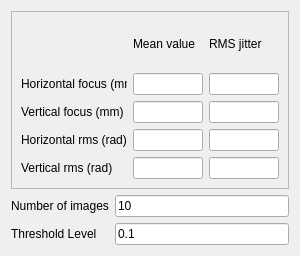
<?xml version="1.0" encoding="UTF-8"?>
<ui version="4.0">
 <class>Form</class>
 <widget class="QWidget" name="Form">
  <property name="geometry">
   <rect>
    <x>0</x>
    <y>0</y>
    <width>300</width>
    <height>256</height>
   </rect>
  </property>
  <property name="minimumSize">
   <size>
    <width>300</width>
    <height>256</height>
   </size>
  </property>
  <property name="maximumSize">
   <size>
    <width>500</width>
    <height>16777215</height>
   </size>
  </property>
  <property name="windowTitle">
   <string>Form</string>
  </property>
  <layout class="QGridLayout" name="gridLayout_2">
   <item row="2" column="0">
    <widget class="QLabel" name="thresholdLabel">
     <property name="text">
      <string>Threshold Level</string>
     </property>
    </widget>
   </item>
   <item row="2" column="1">
    <widget class="QLineEdit" name="thresholdLineEdit">
     <property name="text">
      <string>0.1</string>
     </property>
    </widget>
   </item>
   <item row="0" column="0" colspan="2">
    <widget class="QFrame" name="frame">
     <property name="minimumSize">
      <size>
       <width>250</width>
       <height>150</height>
      </size>
     </property>
     <property name="frameShape">
      <enum>QFrame::StyledPanel</enum>
     </property>
     <property name="frameShadow">
      <enum>QFrame::Raised</enum>
     </property>
     <layout class="QGridLayout" name="gridLayout">
      <item row="0" column="1">
       <widget class="QLabel" name="label">
        <property name="text">
         <string>Mean value</string>
        </property>
       </widget>
      </item>
      <item row="0" column="2">
       <widget class="QLabel" name="label_2">
        <property name="text">
         <string>RMS jitter</string>
        </property>
       </widget>
      </item>
      <item row="1" column="0">
       <widget class="QLabel" name="xFocusLabel">
        <property name="sizePolicy">
         <sizepolicy hsizetype="Expanding" vsizetype="Preferred">
          <horstretch>0</horstretch>
          <verstretch>0</verstretch>
         </sizepolicy>
        </property>
        <property name="minimumSize">
         <size>
          <width>100</width>
          <height>0</height>
         </size>
        </property>
        <property name="font">
         <font>
          <pointsize>9</pointsize>
         </font>
        </property>
        <property name="text">
         <string>&lt;html&gt;&lt;head/&gt;&lt;body&gt;&lt;p&gt;Horizontal focus (mm)&lt;/p&gt;&lt;/body&gt;&lt;/html&gt;</string>
        </property>
       </widget>
      </item>
      <item row="1" column="1">
       <widget class="QLineEdit" name="xFocusLineEdit">
        <property name="enabled">
         <bool>true</bool>
        </property>
        <property name="readOnly">
         <bool>true</bool>
        </property>
       </widget>
      </item>
      <item row="1" column="2">
       <widget class="QLineEdit" name="xFocusRMSLineEdit"/>
      </item>
      <item row="2" column="0">
       <widget class="QLabel" name="yCentroidLabel">
        <property name="text">
         <string>Vertical focus (mm)</string>
        </property>
       </widget>
      </item>
      <item row="2" column="1">
       <widget class="QLineEdit" name="yFocusLineEdit">
        <property name="enabled">
         <bool>true</bool>
        </property>
        <property name="readOnly">
         <bool>true</bool>
        </property>
       </widget>
      </item>
      <item row="2" column="2">
       <widget class="QLineEdit" name="yFocusRMSLineEdit"/>
      </item>
      <item row="3" column="0">
       <widget class="QLabel" name="xWidthLabel">
        <property name="text">
         <string>Horizontal rms (rad)</string>
        </property>
       </widget>
      </item>
      <item row="3" column="1">
       <widget class="QLineEdit" name="xWidthLineEdit">
        <property name="enabled">
         <bool>true</bool>
        </property>
        <property name="readOnly">
         <bool>true</bool>
        </property>
       </widget>
      </item>
      <item row="3" column="2">
       <widget class="QLineEdit" name="xWidthRMSLineEdit"/>
      </item>
      <item row="4" column="0">
       <widget class="QLabel" name="yWidthLabel">
        <property name="text">
         <string>Vertical rms (rad)</string>
        </property>
       </widget>
      </item>
      <item row="4" column="1">
       <widget class="QLineEdit" name="yWidthLineEdit">
        <property name="enabled">
         <bool>true</bool>
        </property>
        <property name="readOnly">
         <bool>true</bool>
        </property>
       </widget>
      </item>
      <item row="4" column="2">
       <widget class="QLineEdit" name="yWidthRMSLineEdit"/>
      </item>
     </layout>
    </widget>
   </item>
   <item row="1" column="0">
    <widget class="QLabel" name="nImagesLabel">
     <property name="text">
      <string>Number of images</string>
     </property>
    </widget>
   </item>
   <item row="1" column="1">
    <widget class="QLineEdit" name="nImagesLineEdit">
     <property name="text">
      <string>10</string>
     </property>
    </widget>
   </item>
  </layout>
 </widget>
 <resources/>
 <connections/>
</ui>
